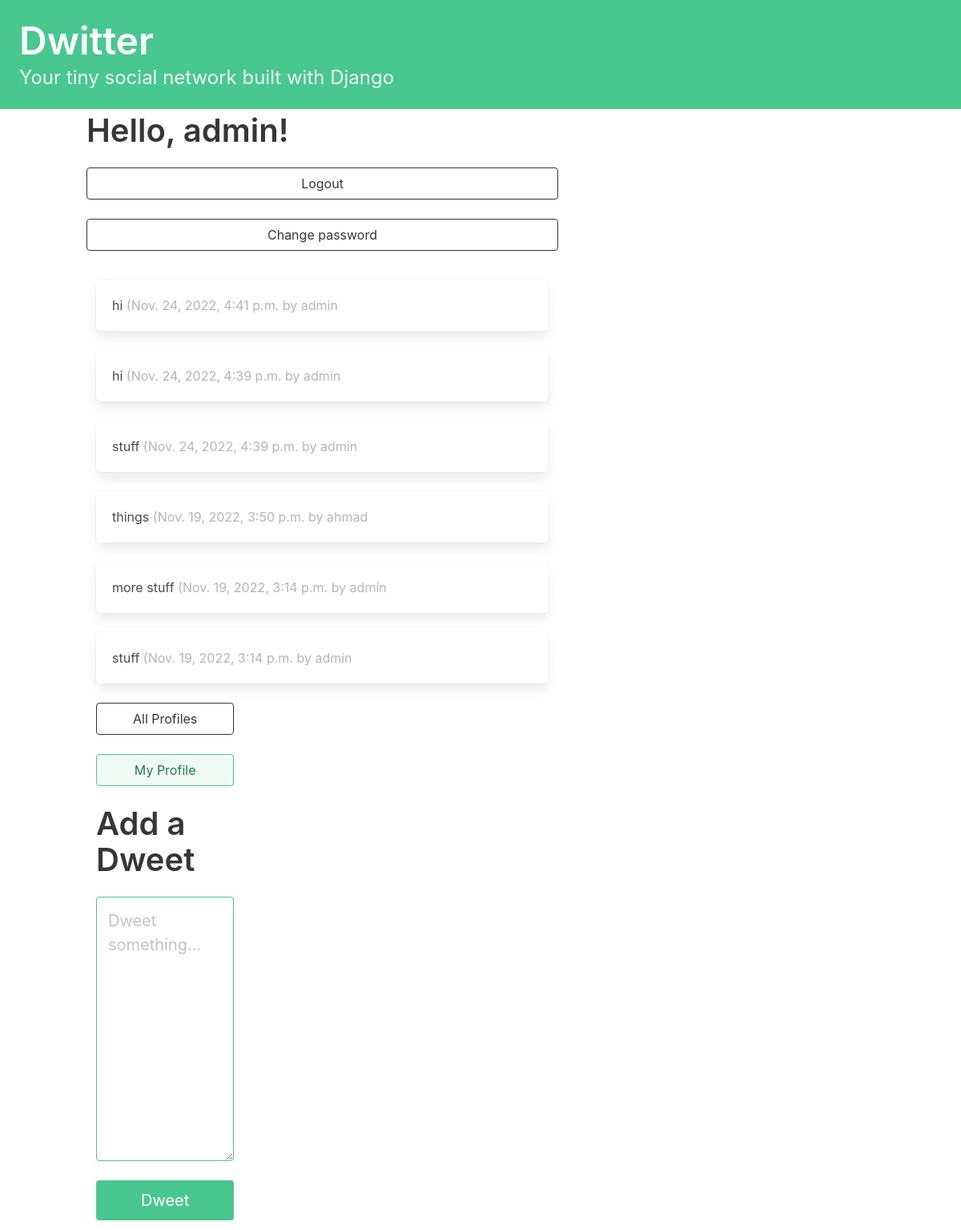
The app's page / (signed in) with its own data.
### dwitter/models.py (models this page shows, shortened)
class Dweet(models.Model):
    user = models.ForeignKey(User, related_name="dweets", on_delete=models.DO_NOTHING)
    body = models.CharField(max_length=140)
    created_at = models.DateTimeField(auto_now_add=True)

### dwitter/views.py (the view)
# urls.py: path("", dashboard, name="dashboard"),
def dashboard(request):
    if request.user.is_authenticated:
        form = DweetForm(request.POST or None)
        if request.method == "POST":
            if form.is_valid():
                dweet = form.save(commit=False)
                dweet.user = request.user
                dweet.save()
                return redirect("dwitter:dashboard")
        followed_dweets = Dweet.objects.filter(user__profile__in=request.user.profile.follows.all()).order_by("-created_at")
        return render(request, "dwitter/dashboard.html", {"form": form, "dweets": followed_dweets})
    else:
        return render(request, "dwitter/dashboard.html")

### dwitter/forms.py
class DweetForm(forms.ModelForm):
    body = forms.CharField(required=True, widget=forms.widgets.Textarea(
        attrs={"placeholder": "Dweet something...", "class": "textarea is-success is-medium", }), label="", )
    class Meta:
        model = Dweet
        exclude = ("user",)

### dwitter/templates/dwitter/dashboard.html (shortened to what this page needs)
{% extends 'base.html' %}
{% block content %}
    <div>
    <h1 class="title is-2">Hello, {{ user.username|default:'Guest' }}!</h1>
        {% if user.is_authenticated %}
            <div class="block">
                    <a href="{% url 'dwitter:logout' %}">
                        <button class="button is-dark is-outlined is-fullwidth">
                            Logout
                        </button>
                    </a>
            </div>
            <div class="block">
                    <a href="{% url 'dwitter:password_change' %}">
                        <button class="button is-dark is-outlined is-fullwidth">
                            Change password
                        </button>
                    </a>
            </div>
            <div class="column">
                {% for dweet in dweets %}
                    <div class="box">
                        {{ dweet.body }}
                        <span class="is-small has-text-grey-light">
({{ dweet.created_at }} by {{ dweet.user.username }}
</span>
                    </div>
                {% endfor %}
            </div>
            <div class="column is-one-third">
                <div class="block">
                    <a href="{% url 'dwitter:profile_list' %} ">
                        <button class="button is-dark is-outlined is-fullwidth">
                            All Profiles
                        </button>
                    </a>
                </div>
                <div class="block">
                    <a href="{% url 'dwitter:profile' request.user.profile.id %} ">
                        <button class="button is-success is-light is-outlined is-fullwidth">
                            My Profile
                        </button>
                    </a>
                </div>
                <div class="block">
                    <div class="block">
                        <h2 class="title is-2">Add a Dweet</h2>
                    </div>
                    <div class="block">
                        <form method="post">
                            {{ form.as_p }}
                            <button class="button is-success is-fullwidth is-medium mt-5"
                                    type="submit">Dweet
                            </button>
                        </form>
                    </div>
                </div>
            </div>
        {% endif %}
    </div>
{% endblock content %}

### records on screen
Dweet: body "hi", created_at "Nov. 24, 2022, 4:41 p.m.", user.username "admin"
Dweet: body "hi", created_at "Nov. 24, 2022, 4:39 p.m.", user.username "admin"
Dweet: body "stuff", created_at "Nov. 24, 2022, 4:39 p.m.", user.username "admin"
Dweet: body "things", created_at "Nov. 19, 2022, 3:50 p.m.", user.username "ahmad"
Dweet: body "more stuff", created_at "Nov. 19, 2022, 3:14 p.m.", user.username "admin"
Dweet: body "stuff", created_at "Nov. 19, 2022, 3:14 p.m.", user.username "admin"

### other values on screen
{{ user.username|default:'Guest' }} "admin"
